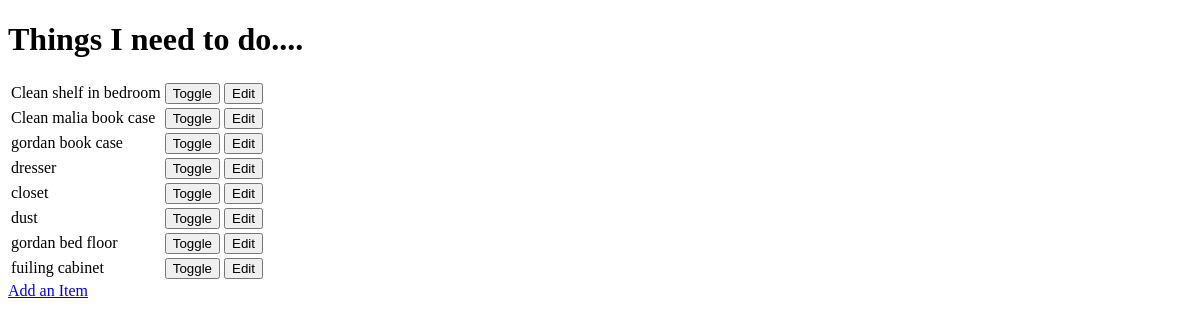
The app's page /, older data.
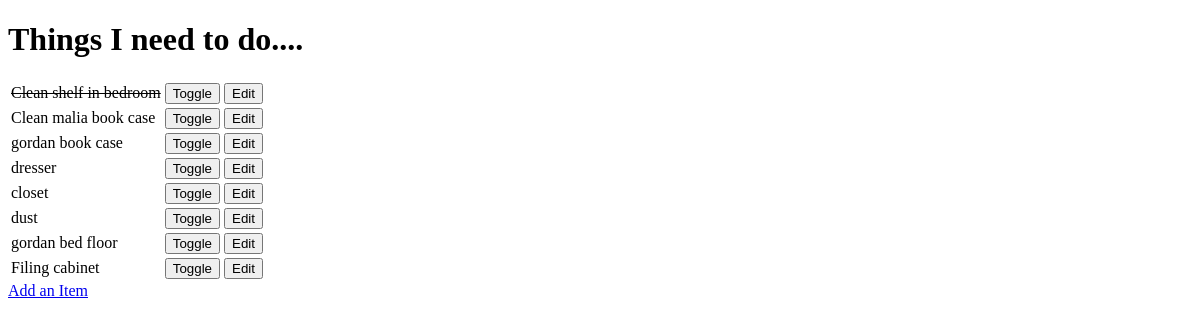
The same page, newer data.
### todo/models.py (models this page shows, shortened)
class Item(models.Model):
    name = models.CharField(max_length=30, blank=False)
    done = models.BooleanField(blank=False, default=False)

### todo/views.py (the view)
# urls.py: path('', get_todo_list, name='home'),
def get_todo_list(request):
    results = Item.objects.all()
    return render(request, "todo_list.html", {'items': results})

### todo/templates/todo_list.html (shortened to what this page needs)
<!DOCTYPE html>
<html lang="en">
<head>
</head>
<body>
<h1>Things I need to do....</h1>
<table>
    {% for item in items %}
        <tr>
            <td> {% if item.done %}<strike>{% endif %}
                {{ item.name }}
                {% if item.done %}</strike>{% endif %}
            </td>
            <td>
                <form method="POST" action="toggle/{{ item.id }}/">
                    <input type="submit" value="Toggle"/>
                </form>
            </td>
            <td>
                <form method="GET" action="edit/{{ item.id }}">
                    <input type="submit" value="Edit"/>
                </form>
            </td>
        </tr>
    {% empty %}
        <p>You have nothing to do.</p>
    {% endfor %}
</table>
<a href="add">Add an Item</a>
</body>
</html>

Row changes from the older to the newer data that the page shows:
changed Item "Clean shelf in bedroom": done False → True (drawn)
changed Item: name "fuiling cabinet" → "Filing cabinet"
